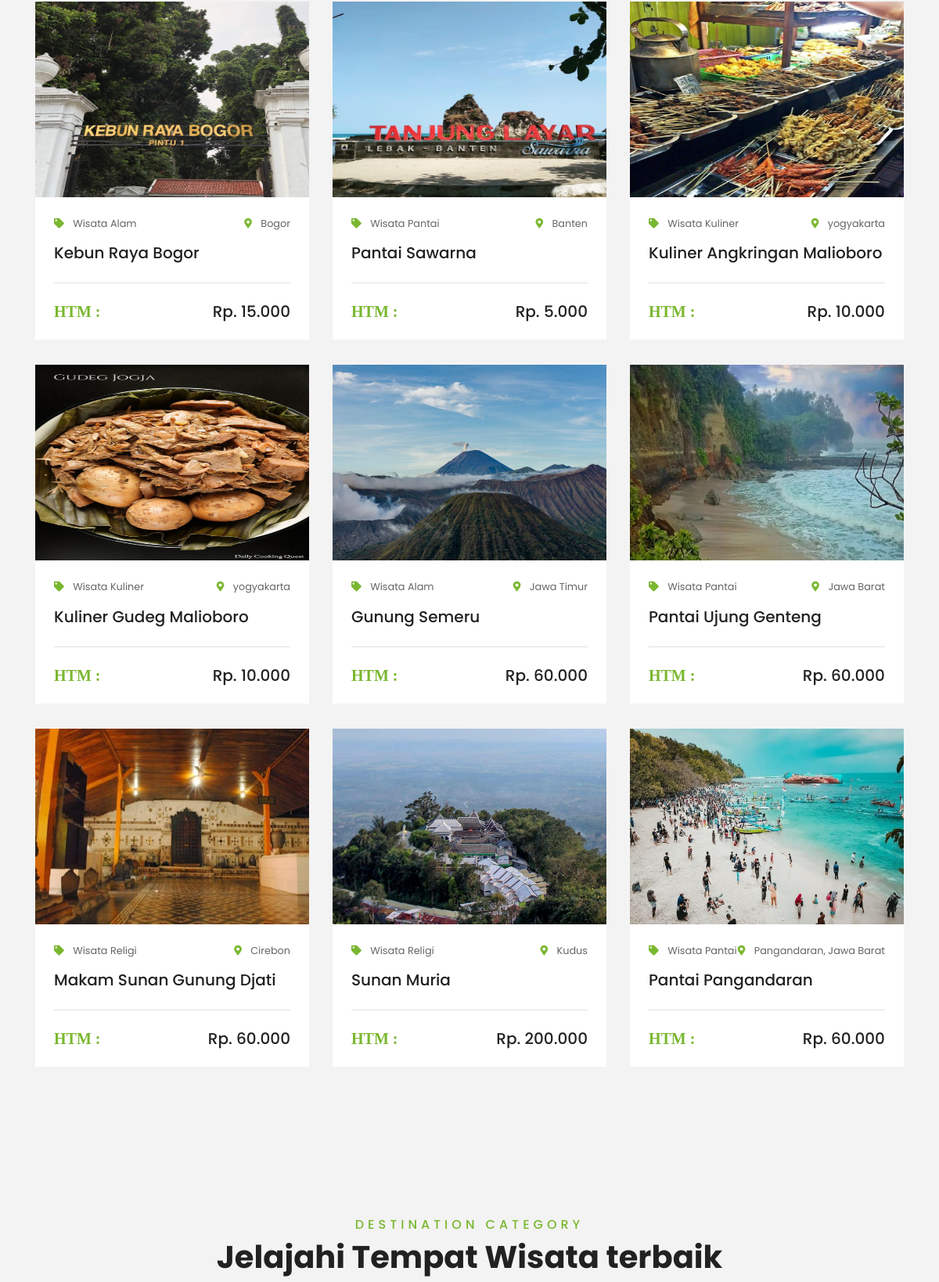
Page /travelling/main_page/destination.php (signed in, middle part) on the earlier database version.
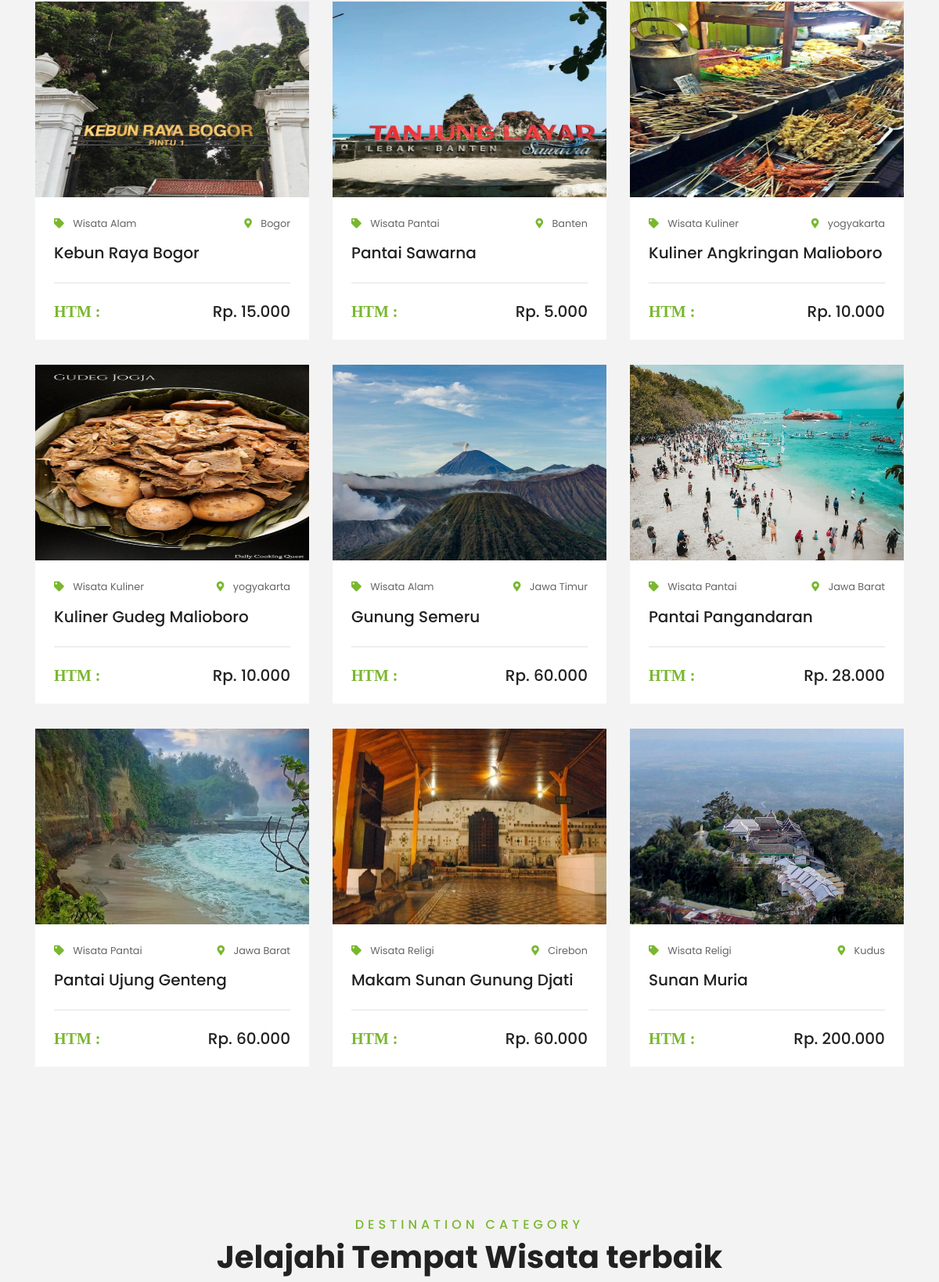
Same page on the later database version.
### tables this page shows
CREATE TABLE `destinasi` (
  `id_destinasi` int(11) NOT NULL,
  `nama_destinasi` varchar(100) NOT NULL,
  `gambar` text NOT NULL,
  `lokasi` varchar(250) NOT NULL,
  `harga` decimal(10,2) NOT NULL,
  `deskripsi` varchar(500) NOT NULL,
  `id_kategori` int(11) NOT NULL
);

CREATE TABLE `kategori` (
  `id_kategori` int(11) NOT NULL,
  `nama_kategori` varchar(100) NOT NULL,
  `gambar_kategori` text NOT NULL
);

### travelling/main_page/destination.php (the view, shortened to what this page needs)
<!DOCTYPE html>
<html lang="en">
<head>
    <link href="https://cdnjs.cloudflare.com/ajax/libs/font-awesome/5.10.0/css/all.min.css" rel="stylesheet">
    <link href="lib/owlcarousel/assets/owl.carousel.min.css" rel="stylesheet">
    <link href="lib/tempusdominus/css/tempusdominus-bootstrap-4.min.css" rel="stylesheet" />
    <link href="css/style.css" rel="stylesheet">
</head>
<body>
    <div class="container-fluid py-5">
        <div class="container pt-5 pb-3">
            <div class="row">
                <?php
                include '../koneksi.php';
                $query = mysqli_query($koneksi, "SELECT * FROM `destinasi` as d JOIN `kategori` as k ON d.id_kategori=k.id_kategori where id_destinasi=id_destinasi ORDER BY id_destinasi ASC");
                ?>
                <?php
                if (mysqli_num_rows($query) > 0) {
                    while ($data = mysqli_fetch_array($query)) {
                        ?>
                        <div class="col-lg-4 col-md-6 mb-4">
                            <div class="package-item bg-white mb-2">
                                <img class="img-fluid" src="<?php echo $data["gambar"] ?>" style="width:350px; height:250px;">
                                <div class="p-4">
                                    <div class="d-flex justify-content-between mb-3">
                                        <small class="m-0"><i class="fas fa-tag text-primary mr-2"></i>
                                            <?php echo $data["nama_kategori"] ?>
                                        </small>
                                        <small class="m-0"><i class="fa fa-map-marker-alt text-primary mr-2"></i>
                                            <?php echo $data["lokasi"] ?>
                                        </small>
                                    </div>
                                    <a class="h5 text-decoration-none"
                                        href="detail_destination.php?id_destinasi=<?php echo $data["id_destinasi"] ?>">
                                        <?php echo $data["nama_destinasi"] ?>
                                    </a>
                                    <div class="border-top mt-4 pt-4">
                                        <div class="d-flex justify-content-between">
                                            <h5 class="m-0"><i class="fas text-primary mr-2"> HTM :</i></h5>
                                            <h5 class="m-0">
                                                <?php echo "Rp. " . number_format($data["harga"], 0, ',', '.') ?>
                                            </h5>
                                        </div>
                                    </div>
                                </div>
                            </div>
                        </div>
                    <?php } ?>
                <?php } ?>
            </div>
        </div>
    </div>
    <div class="container-fluid py-5">
        <div class="container pt-5 pb-3">
            <div class="text-center mb-3 pb-3">
                <h6 class="text-primary text-uppercase" style="letter-spacing: 5px;">Destination Category</h6>
                <h1>Jelajahi Tempat Wisata terbaik</h1>
            </div>
        </div>
    </div>
</body>
</html>

Differences in the rows shown:
removed destinasi: gambar (picture), id_kategori.nama_kategori "Wisata Pantai", lokasi "Pangandaran, Jawa Barat", nama_destinasi "Pantai Pangandaran", harga "60.000"
added destinasi: gambar (picture), id_kategori.nama_kategori "Wisata Pantai", lokasi "Jawa Barat", nama_destinasi "Pantai Pangandaran", harga "28.000"
